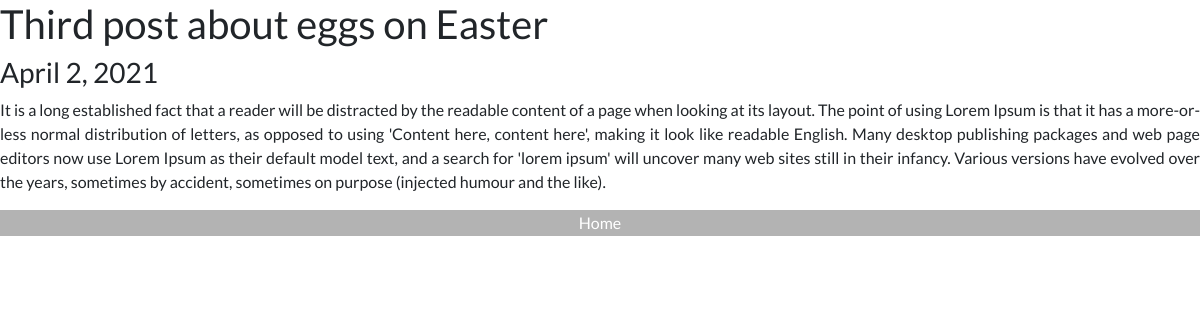
The page /5 on the database its author committed.
### blog/models.py (models this page shows, shortened)
class Post(models.Model):
    title = models.CharField(max_length=200)
    text = models.TextField()
    date = models.DateField()

### blog/views.py (the view)
# urls.py: path('<int:postId>', views.detail, name='detail'),
def detail(request, postId):
    post = get_object_or_404(Post, pk=postId)
    return render(request, 'detail.html', {'post': post})

### blog/templates/detail.html
{% extends 'base.html' %}
{% block content %}
<div class="row detail">
<h1>{{post.title}}</h1>
<h3>{{post.date}}</h3>
<p>{{post.text}}</p>
<a class="btn-shape btn-grey" href="{%url 'home'%}">Home</a>
</div>
{% endblock content %}

### blog/static/css/styles.css (style rules this page uses)
* { margin: 0; padding: 0; box-sizing: border-box; }
a { text-decoration: none; }
body { font-family: 'Lato', sans-serif; }
.row { max-width: 1200px; margin: 0 auto; }
.btn-shape { transition: all 0.5s; text-align: center; }
.btn-grey { background-color: #b3b3b3; color: white; border: 1px solid #b3b3b3; }
.detail h1, .detail h3, .detail p { padding: 0px; }
.detail p { text-align: justify; }

### rows shown on the page
Post: title "Third post about eggs on Easter", date "April 2, 2021", text "It is a long established fact that a reader will be distracted by the readable content of a page when looking at its layout. The point of using Lorem Ipsum is that it has a more-or-less normal distribution of letters, as opposed to using 'Content here, content here', making it look like readable English. Many desktop publishing packages and web page editors now use Lorem Ipsum as their default model text, and a search for 'lorem ipsum' will uncover many web sites still in their infancy. Various versions have evolved over the years, sometimes by accident, sometimes on purpose (injected humour and the like)."
